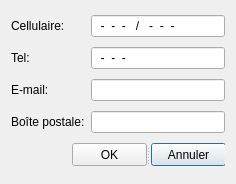
<?xml version="1.0" encoding="UTF-8"?>
<ui version="4.0">
 <class>DialogContact</class>
 <widget class="QDialog" name="DialogContact">
  <property name="geometry">
   <rect>
    <x>0</x>
    <y>0</y>
    <width>226</width>
    <height>184</height>
   </rect>
  </property>
  <property name="windowTitle">
   <string>Dialog</string>
  </property>
  <layout class="QGridLayout" name="gridLayout">
   <item row="0" column="0">
    <widget class="QLabel" name="label">
     <property name="text">
      <string>Cellulaire:</string>
     </property>
    </widget>
   </item>
   <item row="0" column="2">
    <widget class="QLineEdit" name="lineEditCel">
     <property name="inputMask">
      <string>00-00-00-00 / 00-00-00-00; </string>
     </property>
    </widget>
   </item>
   <item row="1" column="0">
    <widget class="QLabel" name="label_2">
     <property name="text">
      <string>Tel:</string>
     </property>
    </widget>
   </item>
   <item row="1" column="2">
    <widget class="QLineEdit" name="lineEditTel">
     <property name="inputMask">
      <string>00-00-00-00; </string>
     </property>
     <property name="text">
      <string>---</string>
     </property>
    </widget>
   </item>
   <item row="2" column="0">
    <widget class="QLabel" name="label_3">
     <property name="text">
      <string>E-mail:</string>
     </property>
    </widget>
   </item>
   <item row="2" column="2">
    <widget class="QLineEdit" name="lineEditEmail"/>
   </item>
   <item row="3" column="0" colspan="2">
    <widget class="QLabel" name="label_4">
     <property name="text">
      <string>Boîte postale:</string>
     </property>
    </widget>
   </item>
   <item row="3" column="2">
    <widget class="QLineEdit" name="lineEditBP"/>
   </item>
   <item row="4" column="1" colspan="2">
    <widget class="QSplitter" name="splitter">
     <property name="layoutDirection">
      <enum>Qt::RightToLeft</enum>
     </property>
     <property name="orientation">
      <enum>Qt::Horizontal</enum>
     </property>
     <widget class="QPushButton" name="btn_Annuler">
      <property name="maximumSize">
       <size>
        <width>75</width>
        <height>23</height>
       </size>
      </property>
      <property name="text">
       <string>Annuler</string>
      </property>
     </widget>
     <widget class="QPushButton" name="btn_OK">
      <property name="maximumSize">
       <size>
        <width>75</width>
        <height>23</height>
       </size>
      </property>
      <property name="text">
       <string>OK</string>
      </property>
     </widget>
    </widget>
   </item>
  </layout>
 </widget>
 <resources/>
 <connections/>
</ui>
